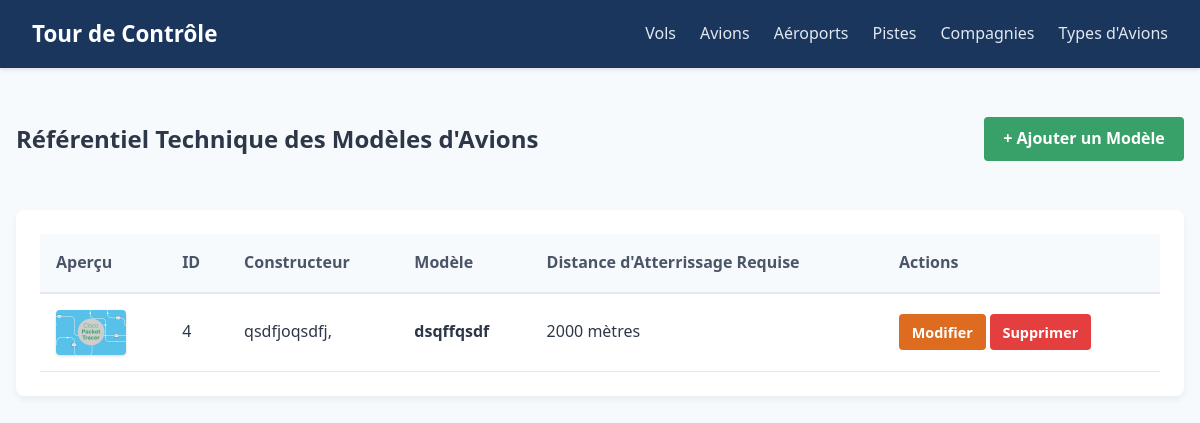
The app's page /types-avions/ with its own data.
### gestion_trafic/models.py (models this page shows, shortened)
class TypeAvion(models.Model):
    marque = models.CharField(max_length=100, verbose_name="Constructeur")
    modele = models.CharField(max_length=100, verbose_name="Modèle exact")
    description = models.TextField(blank=True, null=True)
    image = models.ImageField(upload_to='images_avions/', blank=True, null=True, verbose_name="Photo de l'appareil")
    longueur_piste_necessaire = models.IntegerField(help_text="Distance d'atterrissage minimale en mètres")

### gestion_trafic/views.py (the view)
# urls.py: path('types-avions/', views.TypeAvionListView.as_view(), name='liste_types_avions'),
class TypeAvionListView(ListView):
    model = TypeAvion
    template_name = 'gestion_trafic/types_avions/liste.html'
    context_object_name = 'types_avions'

### gestion_trafic/templates/gestion_trafic/types_avions/liste.html
{% extends 'gestion_trafic/base.html' %}
{% block content %}
<div class="page-header">
    <h2>Référentiel Technique des Modèles d'Avions</h2>
    <a href="{% url 'ajouter_type_avion' %}" class="btn btn-success">+ Ajouter un Modèle</a>
</div>
<div class="data-card">
    <table class="data-table">
        <thead>
            <tr>
                <th>Aperçu</th> <th>ID</th>
                <th>Constructeur</th>
                <th>Modèle</th>
                <th>Distance d'Atterrissage Requise</th>
                <th>Actions</th>
            </tr>
        </thead>
        <tbody>
            {% for type in types_avions %}
            <tr>
                <td>
                    {% if type.image %}
                        <img src="{{ type.image.url }}" alt="Photo {{ type.modele }}" class="table-img">
                    {% else %}
                        <span class="no-img">📷 N/A</span>
                    {% endif %}
                </td>
                <td>{{ type.id }}</td>
                <td>{{ type.marque }}</td>
                <td><strong>{{ type.modele }}</strong></td>
                <td>{{ type.longueur_piste_necessaire }} mètres</td>
                <td>
                    <a href="{% url 'modifier_type_avion' type.id %}" class="btn btn-warning">Modifier</a>
                    <a href="{% url 'supprimer_type_avion' type.id %}" class="btn btn-danger">Supprimer</a>
                </td>
            </tr>
            {% empty %}
            <tr>
                <td colspan="6" style="text-align: center;">Aucun modèle technique enregistré.</td>
            </tr>
            {% endfor %}
        </tbody>
    </table>
</div>
{% endblock %}

### gestion_trafic/static/css/style.css (style rules this page uses)
:root { --primary-color: #1a365d; --secondary-color: #2b6cb0; --bg-light: #f7fafc; --text-dark: #2d3748; --white: #ffffff; --success: #38a169; --warning: #dd6b20; --danger: #e53e3e; --border-color: #e2e8f0; }
body { font-family: 'Segoe UI', Tahoma, Geneva, Verdana, sans-serif; background-color: var(--bg-light); color: var(--text-dark); margin: 0; padding: 0; line-height: 1.6; }
.page-header { display: flex; justify-content: space-between; align-items: center; margin-bottom: 2rem; }
.btn { display: inline-block; padding: 0.6rem 1.2rem; border-radius: 4px; font-weight: 600; text-decoration: none; cursor: pointer; border: none; transition: background-color 0.2s; }
.btn-success { background-color: var(--success); color: var(--white); }
.btn-warning { background-color: var(--warning); color: var(--white); padding: 0.4rem 0.8rem; font-size: 0.9rem; }
.btn-danger { background-color: var(--danger); color: var(--white); padding: 0.4rem 0.8rem; font-size: 0.9rem; }
.data-card { background-color: var(--white); border-radius: 8px; box-shadow: 0 4px 6px rgba(0,0,0,0.05); padding: 1.5rem; overflow-x: auto; }
.data-table { width: 100%; border-collapse: collapse; text-align: left; }
.data-table th { background-color: #f7fafc; color: #4a5568; padding: 1rem; font-weight: 600; border-bottom: 2px solid var(--border-color); }
.data-table td { padding: 1rem; border-bottom: 1px solid var(--border-color); vertical-align: middle; }
.table-img { height: 45px; width: 70px; object-fit: cover; border-radius: 4px; box-shadow: 0 1px 3px rgba(0,0,0,0.15); display: block; }

### records on screen
TypeAvion: image (picture), id "4", marque "qsdfjoqsdfj,", modele "dsqffqsdf", longueur_piste_necessaire "2000"
